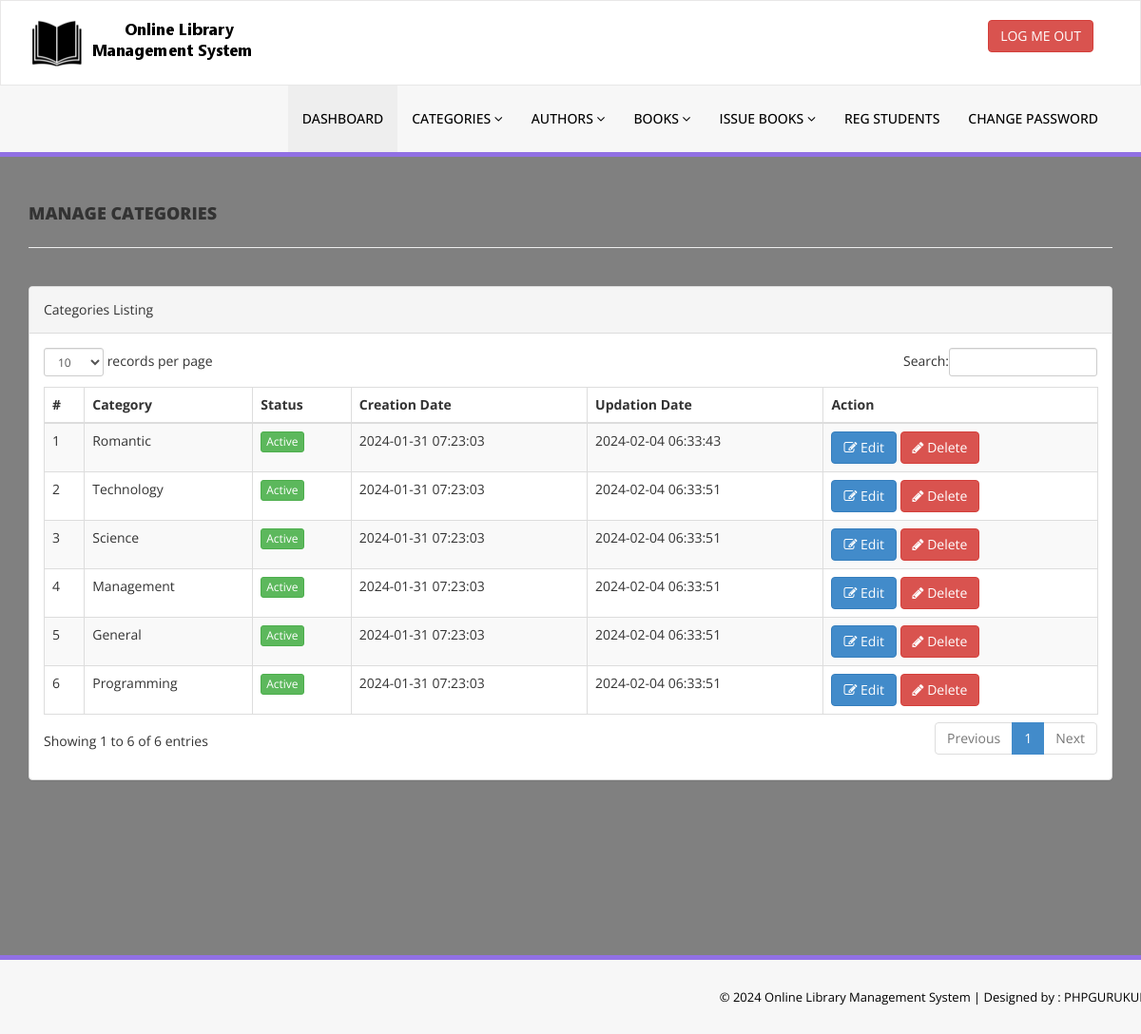
Page /library/admin/manage-categories.php (signed in) on the committed database.
### tables this page shows
CREATE TABLE `tblcategory` (
  `id` int NOT NULL AUTO_INCREMENT,
  `CategoryName` varchar(150) DEFAULT NULL,
  `Status` int DEFAULT NULL,
  `CreationDate` timestamp NULL DEFAULT CURRENT_TIMESTAMP,
  `UpdationDate` timestamp NULL DEFAULT '0000-00-00 00:00:00' ON UPDATE CURRENT_TIMESTAMP,
  PRIMARY KEY (`id`)
);

### library/admin/manage-categories.php (the view, shortened to what this page needs)
<?php
include('includes/config.php');
if(strlen($_SESSION['alogin'])==0)
    {
header('location:index.php');
}
else{
    ?>
<!DOCTYPE html>
<html xmlns="http://www.w3.org/1999/xhtml">
<head>
    <link href="assets/css/bootstrap.css" rel="stylesheet" />
    <link href="assets/css/font-awesome.css" rel="stylesheet" />
    <link href="assets/js/dataTables/dataTables.bootstrap.css" rel="stylesheet" />
    <link href="assets/css/style.css" rel="stylesheet" />
</head>
<body>
<?php include('includes/header.php');?>
    <div class="content-wrapper">
         <div class="container">
        <div class="row pad-botm">
            <div class="col-md-12">
                <h4 class="header-line">Manage Categories</h4>
    </div>
     <div class="row">
</div>
        </div>
            <div class="row">
                <div class="col-md-12">
                    <div class="panel panel-default">
                        <div class="panel-heading">
                           Categories Listing
                        </div>
                        <div class="panel-body">
                            <div class="table-responsive">
                                <table class="table table-striped table-bordered table-hover" id="dataTables-example">
                                    <thead>
                                        <tr>
                                            <th>#</th>
                                            <th>Category</th>
                                            <th>Status</th>
                                            <th>Creation Date</th>
                                            <th>Updation Date</th>
                                            <th>Action</th>
                                        </tr>
                                    </thead>
                                    <tbody>
<?php $sql = "SELECT * from  tblcategory";
$query = $dbh -> prepare($sql);
$query->execute();
$results=$query->fetchAll(PDO::FETCH_OBJ);
$cnt=1;
if($query->rowCount() > 0)
{
foreach($results as $result)
{               ?>
                                        <tr class="odd gradeX">
                                            <td class="center"><?php echo htmlentities($cnt);?></td>
                                            <td class="center"><?php echo htmlentities($result->CategoryName);?></td>
                                            <td class="center"><?php if($result->Status==1) {?>
                                            <a href="#" class="btn btn-success btn-xs">Active</a>
                                            <?php } else {?>
                                            <a href="#" class="btn btn-danger btn-xs">Inactive</a>
                                            <?php } ?></td>
                                            <td class="center"><?php echo htmlentities($result->CreationDate);?></td>
                                            <td class="center"><?php echo htmlentities($result->UpdationDate);?></td>
                                            <td class="center">
                                            <a href="edit-category.php?catid=<?php echo htmlentities($result->id);?>"><button class="btn btn-primary"><i class="fa fa-edit "></i> Edit</button>
                                          <a href="manage-categories.php?del=<?php echo htmlentities($result->id);?>" onclick="return confirm('Are you sure you want to delete?');"" >  <button class="btn btn-danger"><i class="fa fa-pencil"></i> Delete</button>
                                            </td>
                                        </tr>
 <?php $cnt=$cnt+1;}} ?>
                                    </tbody>
                                </table>
                            </div>
                        </div>
                    </div>
                </div>
            </div>
    </div>
    </div>
  <?php include('includes/footer.php');?>
</body>
</html>
<?php } ?>

### library/admin/assets/css/style.css (style rules this page uses)
.content-wrapper { margin-top: 40px; min-height:800px; padding-bottom:90px; }
.header-line { font-weight:900; padding-bottom:25px; border-bottom:1px solid #eeeeee; text-transform:uppercase; }
.pad-botm { padding-bottom:30px; }

### library/admin/manage-categories.php (style rules this page uses)
body { background-color:grey; }

### rows in the picture
tblcategory: CategoryName "Romantic", Status "Active", CreationDate "2024-01-31 07:23:03", UpdationDate "2024-02-04 06:33:43"
tblcategory: CategoryName "Technology", Status "Active", CreationDate "2024-01-31 07:23:03", UpdationDate "2024-02-04 06:33:51"
tblcategory: CategoryName "Science", Status "Active", CreationDate "2024-01-31 07:23:03", UpdationDate "2024-02-04 06:33:51"
tblcategory: CategoryName "Management", Status "Active", CreationDate "2024-01-31 07:23:03", UpdationDate "2024-02-04 06:33:51"
tblcategory: CategoryName "General", Status "Active", CreationDate "2024-01-31 07:23:03", UpdationDate "2024-02-04 06:33:51"
tblcategory: CategoryName "Programming", Status "Active", CreationDate "2024-01-31 07:23:03", UpdationDate "2024-02-04 06:33:51"
